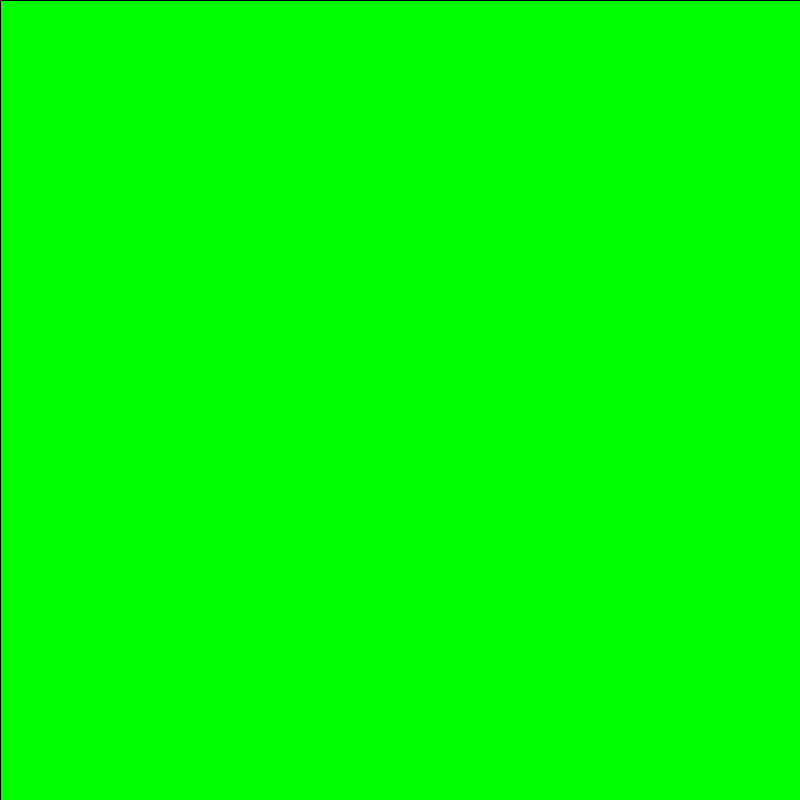
Frame 1 (no input)
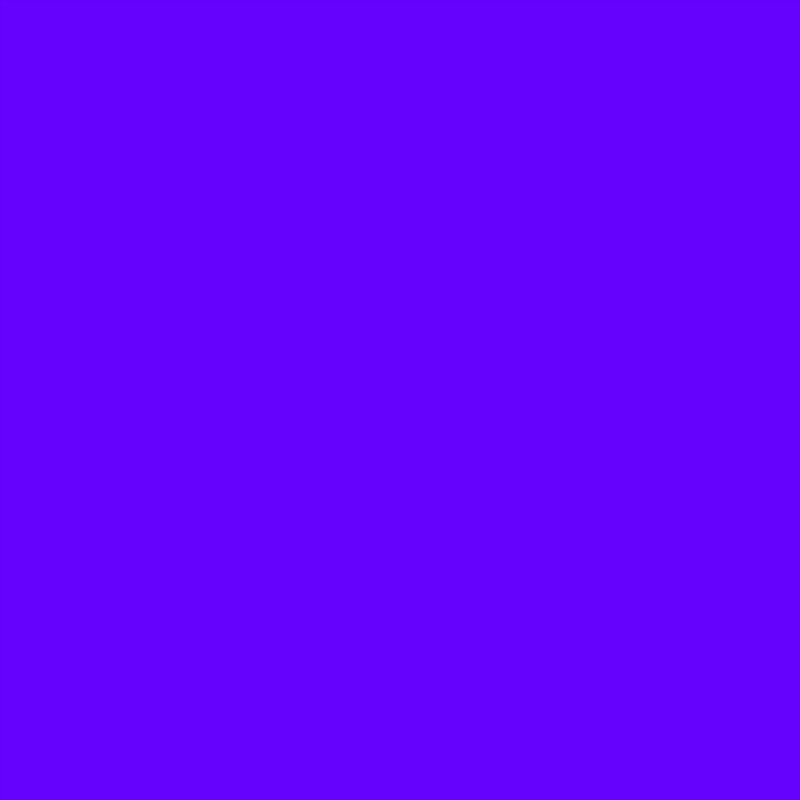
Frame 60 (the mouse pressed at the canvas centre just before this capture)
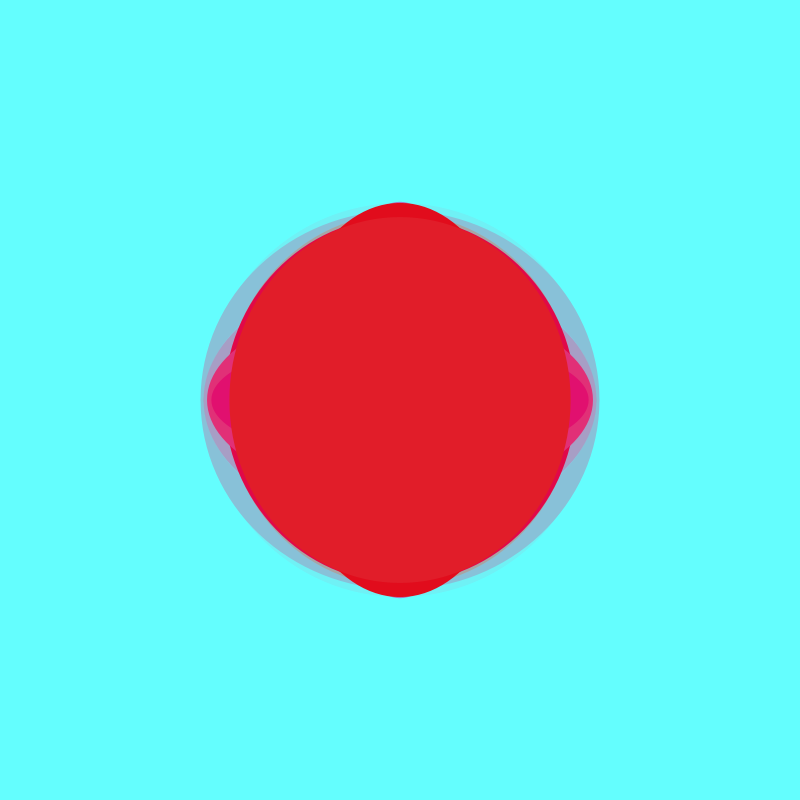
Frame 120 (the mouse held since frame 60 and released just before this capture)

The Processing sketch that drew these frames (run headless with seeded random() and noise(); from frame 60 on, the mouse is pressed at the canvas centre):

// Processing sketch: processing_57880
// ── processing_57880.pde

Hello[] square1, square2;
int bye;

void setup(){

  smooth();
  size(800,800);
  background(bye,255,bye);
  bye=0;
  square1 = new Hello[20];
  square2 = new Hello[5];
  for(int i = 0; i < square1.length; i++){
    square1[i] = new Hello(random(cos(width)),tan(height));
  }
  for(int i = 0; i < square2.length; i++){
    square2[i] = new Hello(sin(width/2),(height*2));
  }
}

void draw(){
  fill(100,mouseX,255,bye);
  bye++;
  if(bye==140){
    bye=150;
  }
  rect(0,0,width,height);
  for(int i = 0; i < square1.length; i++){
    square1[i].move();
    square1[i].display();
    
  }
   for(int i=0; i < square2.length; i++){
     square2[i].move();
     square2[i].display();
     
   }

}














class Hello{
  float x,y;
  Hello(float _x, float _y){
    x = _x;
    y = _y;
  }
  void move(){
    x+=1;
    //y+=1;
  if(x > 1000){
    x=0;
  }
  if(y>1000){
    y=0;
  }
  }
  void display(){
   noStroke();
    fill(225,random(100),random(160));
    ellipse(mouseY,mouseX,random(mouseY),random(mouseX));
  }
 
}
